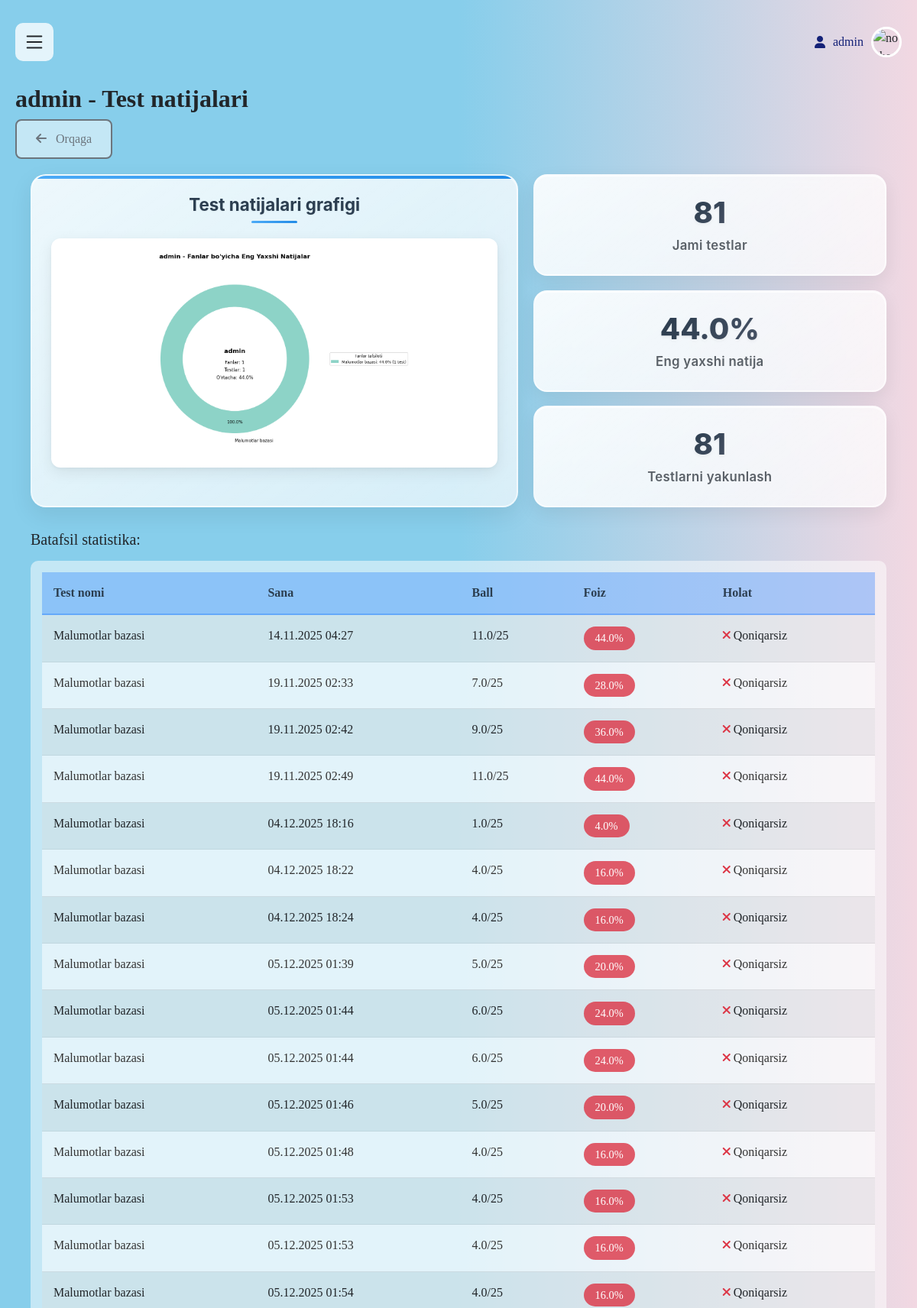
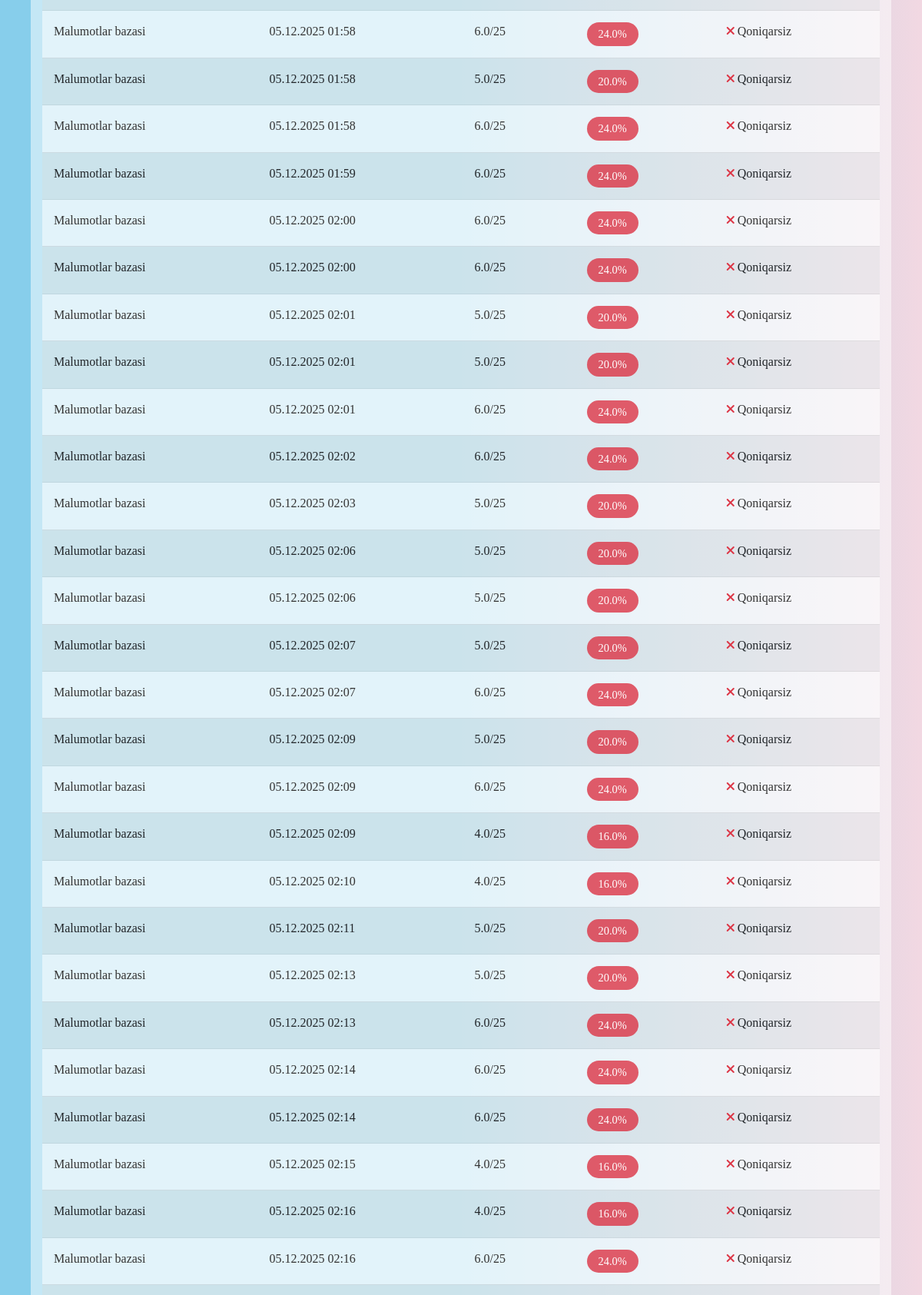
Page /user-stats/1/ (signed in, upper part) on the committed database (2 pictures, top to bottom).
### app1/models.py (models this page shows, shortened)
class TestResult(models.Model):
    user = models.ForeignKey(User, on_delete=models.CASCADE)
    test = models.ForeignKey(Test, on_delete=models.CASCADE)
    score = models.FloatField(default=0)
    total_questions = models.IntegerField(default=0)
    completed_at = models.DateTimeField(auto_now_add=True)
    time_taken_seconds = models.PositiveIntegerField(
        default=0,
        verbose_name="Sarflangan vaqt (soniya)",
        help_text="Foydalanuvchi testni ishlashga sarflagan vaqt"
    )
    average_difficulty = models.FloatField(
        default=0,
        verbose_name="O'rtacha qiyinlik",
        help_text="Testdagi savollarning o'rtacha qiyinlik darajasi"
    )
    def percentage(self):
        if self.total_questions > 0:
            return (self.score / self.total_questions) * 100
        return 0

class Test(models.Model):
    subject = models.ForeignKey(Subject, on_delete=models.CASCADE)
    title = models.CharField(max_length=255)
    description = models.TextField(blank=True, null=True)
    uploaded_at = models.DateTimeField(default=timezone.now)
    time_limit_minutes = models.PositiveIntegerField(
        default=30,
        verbose_name="Test vaqti (daqiqa)",
        help_text="Testni ishlash uchun berilgan maksimal vaqt"
    )
    is_active = models.BooleanField(
        default=True,
        verbose_name="Faol",
        help_text="Test hozir ishlash uchun mavjudmi"
    )
    question_count = models.PositiveIntegerField(
        default=25,
        verbose_name="Savollar soni",
        help_text="Testdagi umumiy savollar soni"
    )

### app1/views.py (the view)
# urls.py: path('user-stats/<int:user_id>/', views.user_stats, name='user_stats'),
@login_required
@user_passes_test(is_admin)
def user_stats(request, user_id):
    user = get_object_or_404(User, id=user_id)
    test_results = TestResult.objects.filter(user=user).select_related('test').order_by('completed_at')
    subject_stats = {}
    for result in test_results:
        subject_name = result.test.subject.name if result.test.subject else "Noma'lum fan"
        percentage = result.percentage()
        if subject_name not in subject_stats or percentage > subject_stats[subject_name]['best_score']:
            subject_stats[subject_name] = {
                'best_score': percentage,
                'test_count': subject_stats.get(subject_name, {}).get('test_count', 0) + 1,
                'last_test': result.completed_at
            }
    best_percentage = 0
    if test_results:
        percentages = [result.percentage() for result in test_results]
        best_percentage = max(percentages)
    plt.figure(figsize=(10, 10))
    if subject_stats:
        subjects = list(subject_stats.keys())
        best_scores = [subject_stats[subj]['best_score'] for subj in subjects]
        test_counts = [subject_stats[subj]['test_count'] for subj in subjects]
        colors = plt.cm.Set3(np.linspace(0, 1, len(subjects)))
        wedges, texts, autotexts = plt.pie(
            best_scores,
            labels=subjects,
            colors=colors,
            autopct='%1.1f%%',
            startangle=90,
            pctdistance=0.85,
            textprops={'fontsize': 11}
        )
        centre_circle = plt.Circle((0, 0), 0.70, fc='white')
        plt.gca().add_artist(centre_circle)
        total_subjects = len(subjects)
        total_tests = sum(test_counts)
        avg_best_score = sum(best_scores) / len(best_scores) if best_scores else 0
        plt.text(0, 0.1, f'{user.username}', ha='center', va='center',
                 fontsize=16, fontweight='bold')
        plt.text(0, -0.05, f'Fanlar: {total_subjects}', ha='center', va='center',
                 fontsize=12)
        plt.text(0, -0.15, f'Testlar: {total_tests}', ha='center', va='center',
                 fontsize=12)
        plt.text(0, -0.25, f"O'rtacha: {avg_best_score:.1f}%", ha='center', va='center',
                 fontsize=12)
        plt.title(f'{user.username} - Fanlar bo\'yicha Eng Yaxshi Natijalar',
                  fontsize=16, fontweight='bold', pad=20)
        legend_labels = []
        for i, (subject, stats) in enumerate(subject_stats.items()):
            legend_labels.append(f"{subject}: {stats['best_score']:.1f}% ({stats['test_count']} test)")
        plt.legend(wedges, legend_labels, title="Fanlar tafsiloti",
                   loc="center left", bbox_to_anchor=(1, 0, 0.5, 1), fontsize=10)
        plt.tight_layout()
        buffer = io.BytesIO()
        plt.savefig(buffer, format='png', dpi=100, bbox_inches='tight')
        buffer.seek(0)
        image_png = buffer.getvalue()
        buffer.close()
        graphic = base64.b64encode(image_png).decode('utf-8')
        plt.close()
    else:
        graphic = None
    subject_details = []
    if subject_stats:
        for subject, stats in subject_stats.items():
            subject_details.append({
                'name': subject,
                'best_score': stats['best_score'],
                'test_count': stats['test_count'],
                'last_test': stats['last_test'].strftime("%d.%m.%Y %H:%M") if stats['last_test'] else "Noma'lum"
            })
        subject_details.sort(key=lambda x: x['best_score'], reverse=True)
    return render(request, 'app1/user_stats.html', {
        'user': user,
        'test_results': test_results,
        'graphic': graphic,
        'best_percentage': round(best_percentage, 1),
        'subject_details': subject_details,  # Fanlar tafsiloti
        'total_subjects': len(subject_stats) if subject_stats else 0,
        'total_tests': sum([s['test_count'] for s in subject_stats.values()]) if subject_stats else 0,
        'avg_best_score': sum([s['best_score'] for s in subject_stats.values()]) / len(
            subject_stats) if subject_stats else 0
    })

### app1/views.py (called while the page is built)
def is_admin(user):
    return user.is_staff

### templates/app1/user_stats.html (shortened to what this page needs)
{% extends 'base.html' %}
{% block content %}
      <div class="user_stats_container">
           <h4>
             {{ user.username }} - Test natijalari
          </h4>
            <a href="{% url 'admin_stats' %}" class="btn btn-outline-secondary">
              <i class="fas fa-arrow-left"></i> Orqaga
            </a>
        <div class="card-body">
         <div class="responsive-container">
  {% if graphic %}
  <div class="graphic-section">
    <h5>Test natijalari grafigi</h5>
    <img
      alt="Test natijalari grafigi"
      class="graphic-img"
    />
  </div>
  {% else %}
  <div class="graphic-section">
    <h5>Test natijalari</h5>
    <p>Natijalar soni: {{ test_results.count }} ta</p>
    <p>Grafik: {{ graphic|yesno:"Mavjud,Mavjud emas" }}</p>
  </div>
  {% endif %}
  {% if test_results %}
  <div class="stats-section">
    <div class="stat-box">
      <h5 class="card-title">{{ test_results.count }}</h5>
      <p class="card-text">Jami testlar</p>
    </div>
    <div class="stat-box">
      <h5 class="card-title">{{ best_percentage }}%</h5>
      <p class="card-text">Eng yaxshi natija</p>
    </div>
    <div class="stat-box">
      <h5 class="card-title">{{ test_results.count }}</h5>
      <p class="card-text">Testlarni yakunlash</p>
    </div>
  </div>
  {% endif %}
</div>
          <h5 class="mb-3">Batafsil statistika:</h5>
          <div class="table-responsive">
            <table class="table table-striped">
              <thead>
                <tr>
                  <th>Test nomi</th>
                  <th>Sana</th>
                  <th>Ball</th>
                  <th>Foiz</th>
                  <th>Holat</th>
                </tr>
              </thead>
              <tbody>
                {% for result in test_results %}
                <tr>
                  <td>{{ result.test.title }}</td>
                  <td>{{ result.completed_at|date:"d.m.Y H:i" }}</td>
                  <td>{{ result.score }}/{{ result.total_questions }}</td>
                  <td>
                    {% with percentage=result.percentage %}
                    <span
                      class="badge {% if percentage >= 80 %}bg-success{% elif percentage >= 60 %}bg-warning{% else %}bg-danger{% endif %}"
                    >
                      {{ percentage|floatformat:1 }}%
                    </span>
                    {% endwith %}
                  </td>
                  <td>
                    {% with percentage=result.percentage %}
                    {% if percentage >= 80 %}
                    <i class="fas fa-check text-success"></i> A'lo
                    {% elif percentage >= 60 %}
                    <i class="fas fa-check text-warning"></i> Yaxshi
                    {% else %}
                    <i class="fas fa-times text-danger"></i> Qoniqarsiz
                    {% endif %}
                    {% endwith %}
                  </td>
                </tr>
                {% empty %}
                <tr>
                  <td colspan="5" class="text-center text-muted">
                    Hozircha test natijalari mavjud emas
                  </td>
                </tr>
                {% endfor %}
              </tbody>
            </table>
          </div>
        </div>
      </div>
{% endblock %}

### templates/base.html (shortened to what this page needs)
<!DOCTYPE html>
<html lang="uz">
  <head>
    <link
      href="https://cdn.jsdelivr.net/npm/bootstrap@5.1.3/dist/css/bootstrap.min.css"
      rel="stylesheet"
    />
    <link
      href="https://cdnjs.cloudflare.com/ajax/libs/font-awesome/6.0.0/css/all.min.css"
      rel="stylesheet"
    />
  </head>
  <body>
    <section class="contaner_box">
      <section class="hed_main" id="hedMain">
        <header id="heaDer">
          <section class="section_header">
            <div class="logo">
              <svg
                xmlns="http://www.w3.org/2000/svg"
                width="16"
                height="16"
                fill="currentColor"
                viewBox="0 0 16 16"
                id="menu"
              >
                <path
                  fill-rule="evenodd"
                  d="M2.5 12a.5.5 0 0 1 .5-.5h10a.5.5 0 0 1 0 1H3a.5.5 0 0 1-.5-.5m0-4a.5.5 0 0 1 .5-.5h10a.5.5 0 0 1 0 1H3a.5.5 0 0 1-.5-.5m0-4a.5.5 0 0 1 .5-.5h10a.5.5 0 0 1 0 1H3a.5.5 0 0 1-.5-.5"
                />
              </svg>
            </div>
            <div class="profil_img" id="contanerList">
              <span><i class="fas fa-user"></i> {{ user.username }} </span>
              <img
                src="https://img.freepik.com/free-vector/smiling-young-man-illustration_1308-174669.jpg?semt=ais_hybrid&w=740&q=80"
                alt="no photo"
                id="loginBtn"
              />
            </div>
          </section>
        </header>
        <main>
          {% block content %}{% endblock %}
        </main>
      </section>
    </section>
  </body>
</html>

### templates/base.html (style rules this page uses)
* { padding: 0; margin: 0; font-family: "Times New Roman", Times, serif; box-sizing: border-box; }
body { min-height: 100vh; overflow-x: hidden; }
h4 { font-size: 32px; font-weight: bold; }
.contaner_box { display: flex; min-height: 100vh; width: 100%; position: relative; background: linear-gradient(to right, #87ceeb, #87ceeb, #f2d8e2); }
.hed_main { flex: 1; padding: 20px; transition: margin-left 0.5s ease; width: 100%; min-height: 100vh; }
header { width: 100%; height: auto; margin-bottom: 20px; }
.section_header { display: flex; justify-content: space-between; align-items: center; width: 100%; height: auto; padding: 10px 0; }
.logo { display: flex; align-items: center; }
.logo svg { width: 50px; height: 50px; cursor: pointer; backdrop-filter: blur(100px); background-color: rgba(255, 255, 255, 0.782); border-radius: 10px; padding: 10px; transition: all 0.5s ease; }
.profil_img { display: flex; align-items: center; gap: 10px; position: relative; z-index: 100; }
.profil_img img { width: 40px; height: 40px; border-radius: 50%; border: 3px solid white; transition: 0.3s ease; cursor: pointer; object-fit: cover; }
.profil_img span { display: flex; gap: 10px; align-items: center; text-decoration: none; border-radius: 10px; transition: 0.3s ease; color: rgb(20, 33, 119); font-size: 16px; font-weight: 500; }

### rows in the picture
TestResult: test "Malumotlar bazasi", completed_at "14.11.2025 04:27", score "11.0", total_questions "25", percentage "44.0", shows "Qoniqarsiz"
TestResult: test "Malumotlar bazasi", completed_at "19.11.2025 02:33", score "7.0", total_questions "25", percentage "28.0", shows "Qoniqarsiz"
TestResult: test "Malumotlar bazasi", completed_at "19.11.2025 02:42", score "9.0", total_questions "25", percentage "36.0", shows "Qoniqarsiz"
TestResult: test "Malumotlar bazasi", completed_at "19.11.2025 02:49", score "11.0", total_questions "25", percentage "44.0", shows "Qoniqarsiz"
TestResult: test "Malumotlar bazasi", completed_at "04.12.2025 18:16", score "1.0", total_questions "25", percentage "4.0", shows "Qoniqarsiz"
TestResult: test "Malumotlar bazasi", completed_at "04.12.2025 18:22", score "4.0", total_questions "25", percentage "16.0", shows "Qoniqarsiz"
TestResult: test "Malumotlar bazasi", completed_at "04.12.2025 18:24", score "4.0", total_questions "25", percentage "16.0", shows "Qoniqarsiz"
TestResult: test "Malumotlar bazasi", completed_at "05.12.2025 01:39", score "5.0", total_questions "25", percentage "20.0", shows "Qoniqarsiz"
TestResult: test "Malumotlar bazasi", completed_at "05.12.2025 01:44", score "6.0", total_questions "25", percentage "24.0", shows "Qoniqarsiz"
TestResult: test "Malumotlar bazasi", completed_at "05.12.2025 01:44", score "6.0", total_questions "25", percentage "24.0", shows "Qoniqarsiz"
TestResult: test "Malumotlar bazasi", completed_at "05.12.2025 01:46", score "5.0", total_questions "25", percentage "20.0", shows "Qoniqarsiz"
TestResult: test "Malumotlar bazasi", completed_at "05.12.2025 01:48", score "4.0", total_questions "25", percentage "16.0", shows "Qoniqarsiz"
TestResult: test "Malumotlar bazasi", completed_at "05.12.2025 01:53", score "4.0", total_questions "25", percentage "16.0", shows "Qoniqarsiz"
TestResult: test "Malumotlar bazasi", completed_at "05.12.2025 01:53", score "4.0", total_questions "25", percentage "16.0", shows "Qoniqarsiz"
TestResult: test "Malumotlar bazasi", completed_at "05.12.2025 01:54", score "4.0", total_questions "25", percentage "16.0", shows "Qoniqarsiz"
TestResult: test "Malumotlar bazasi", completed_at "05.12.2025 01:58", score "6.0", total_questions "25", percentage "24.0", shows "Qoniqarsiz"
TestResult: test "Malumotlar bazasi", completed_at "05.12.2025 01:58", score "5.0", total_questions "25", percentage "20.0", shows "Qoniqarsiz"
TestResult: test "Malumotlar bazasi", completed_at "05.12.2025 01:58", score "6.0", total_questions "25", percentage "24.0", shows "Qoniqarsiz"
TestResult: test "Malumotlar bazasi", completed_at "05.12.2025 01:59", score "6.0", total_questions "25", percentage "24.0", shows "Qoniqarsiz"
TestResult: test "Malumotlar bazasi", completed_at "05.12.2025 02:00", score "6.0", total_questions "25", percentage "24.0", shows "Qoniqarsiz"
TestResult: test "Malumotlar bazasi", completed_at "05.12.2025 02:00", score "6.0", total_questions "25", percentage "24.0", shows "Qoniqarsiz"
TestResult: test "Malumotlar bazasi", completed_at "05.12.2025 02:01", score "5.0", total_questions "25", percentage "20.0", shows "Qoniqarsiz"
TestResult: test "Malumotlar bazasi", completed_at "05.12.2025 02:01", score "5.0", total_questions "25", percentage "20.0", shows "Qoniqarsiz"
TestResult: test "Malumotlar bazasi", completed_at "05.12.2025 02:01", score "6.0", total_questions "25", percentage "24.0", shows "Qoniqarsiz"
TestResult: test "Malumotlar bazasi", completed_at "05.12.2025 02:02", score "6.0", total_questions "25", percentage "24.0", shows "Qoniqarsiz"
TestResult: test "Malumotlar bazasi", completed_at "05.12.2025 02:03", score "5.0", total_questions "25", percentage "20.0", shows "Qoniqarsiz"
TestResult: test "Malumotlar bazasi", completed_at "05.12.2025 02:06", score "5.0", total_questions "25", percentage "20.0", shows "Qoniqarsiz"
TestResult: test "Malumotlar bazasi", completed_at "05.12.2025 02:06", score "5.0", total_questions "25", percentage "20.0", shows "Qoniqarsiz"
TestResult: test "Malumotlar bazasi", completed_at "05.12.2025 02:07", score "5.0", total_questions "25", percentage "20.0", shows "Qoniqarsiz"
TestResult: test "Malumotlar bazasi", completed_at "05.12.2025 02:07", score "6.0", total_questions "25", percentage "24.0", shows "Qoniqarsiz"
TestResult: test "Malumotlar bazasi", completed_at "05.12.2025 02:09", score "5.0", total_questions "25", percentage "20.0", shows "Qoniqarsiz"
TestResult: test "Malumotlar bazasi", completed_at "05.12.2025 02:09", score "6.0", total_questions "25", percentage "24.0", shows "Qoniqarsiz"
TestResult: test "Malumotlar bazasi", completed_at "05.12.2025 02:09", score "4.0", total_questions "25", percentage "16.0", shows "Qoniqarsiz"
TestResult: test "Malumotlar bazasi", completed_at "05.12.2025 02:10", score "4.0", total_questions "25", percentage "16.0", shows "Qoniqarsiz"
TestResult: test "Malumotlar bazasi", completed_at "05.12.2025 02:11", score "5.0", total_questions "25", percentage "20.0", shows "Qoniqarsiz"
TestResult: test "Malumotlar bazasi", completed_at "05.12.2025 02:13", score "5.0", total_questions "25", percentage "20.0", shows "Qoniqarsiz"
TestResult: test "Malumotlar bazasi", completed_at "05.12.2025 02:13", score "6.0", total_questions "25", percentage "24.0", shows "Qoniqarsiz"
TestResult: test "Malumotlar bazasi", completed_at "05.12.2025 02:14", score "6.0", total_questions "25", percentage "24.0", shows "Qoniqarsiz"
TestResult: test "Malumotlar bazasi", completed_at "05.12.2025 02:14", score "6.0", total_questions "25", percentage "24.0", shows "Qoniqarsiz"
TestResult: test "Malumotlar bazasi", completed_at "05.12.2025 02:15", score "4.0", total_questions "25", percentage "16.0", shows "Qoniqarsiz"
TestResult: test "Malumotlar bazasi", completed_at "05.12.2025 02:16", score "4.0", total_questions "25", percentage "16.0", shows "Qoniqarsiz"
TestResult: test "Malumotlar bazasi", completed_at "05.12.2025 02:16", score "6.0", total_questions "25", percentage "24.0", shows "Qoniqarsiz"

### other values in the picture
{{ user.username }} "admin"
{{ test_results.count }} "81"
{{ best_percentage }} "44.0"
